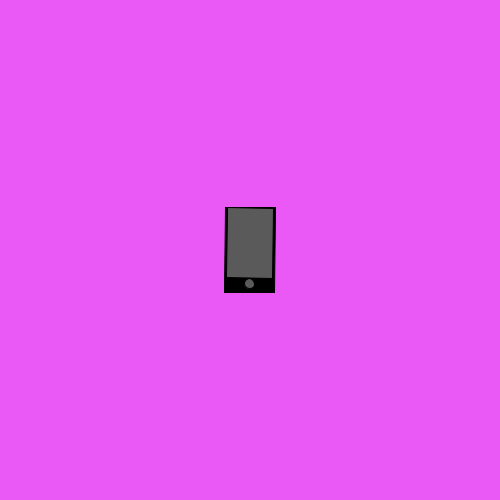
Frame 1 (no input)
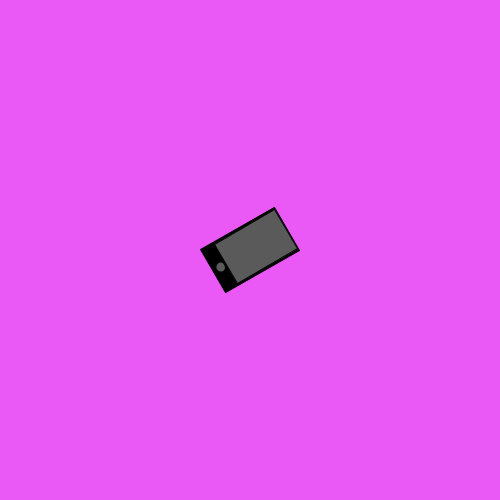
Frame 60 (the mouse pressed at the canvas centre just before this capture)
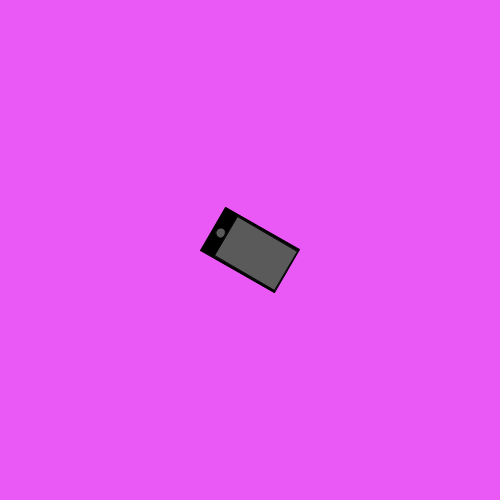
Frame 120 (the mouse held since frame 60 and released just before this capture)

The Processing sketch that drew these frames (run headless with seeded random() and noise(); from frame 60 on, the mouse is pressed at the canvas centre):

// Processing sketch: phone
// ── phone.pde
color c = color(0);
float transx = width/2;
float transy = height/2;
float rotation = 0;

void setup() {
  size(500,500);
}

void draw() {
  background(234,89,245);
  move();
  display();
}

void move() {
  rotation++;
}

void display() {
    pushMatrix();
    translate(250,250);
    rotate(radians(rotation));
    rectMode(CENTER);
    fill(c);
    rect(0,0,50,85);
    fill(90);
    rect(0,0-7,46,70);
    ellipse(0,0+34,10,10);
    popMatrix();
}
